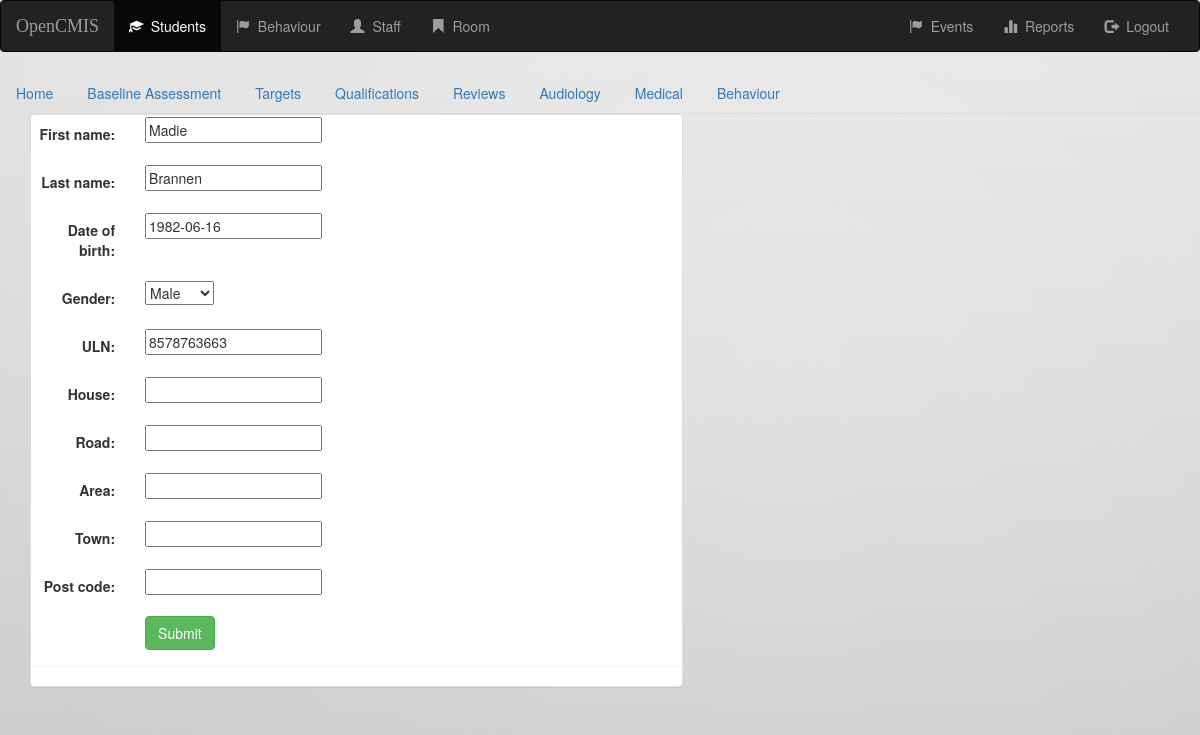
The page /opencmis/student/2/update/ on the database its author committed.
### opencmis/models.py (models this page shows, shortened)
class Student(models.Model):
    gender_choices = (('M', 'Male'), ('F', 'Female'))
    first_name = models.CharField(max_length=50, blank=False)
    last_name = models.CharField(max_length=30, blank=False)
    gender = models.CharField(max_length=1, choices=gender_choices, default='M')
    date_of_birth = models.DateField(blank=False)
    ULN = models.CharField(max_length=10, blank=True)
    house = models.CharField(max_length=50, blank=True)
    road = models.CharField(max_length=50, blank=True)
    area = models.CharField(max_length=50, blank=True)
    town = models.CharField(max_length=50, blank=True)
    post_code = models.CharField(max_length=12, blank=True)
    photo = models.FileField(blank=True)

### opencmis/views.py (the view)
# urls.py: url(r'student/(?P<pk>[0-9]+)/update/$', views.StudentUpdate.as_view(), name='student-update'),
class StudentUpdate(UpdateView):
    model = Student
    fields = ['first_name', 'last_name', 'date_of_birth', 'gender', 'ULN',
              'house','road', 'area', 'town', 'post_code']

### opencmis/templates/opencmis/student_form.html (shortened to what this page needs)
{% extends 'opencmis/base.html' %}
{% block body %}
<div class="container-fluid">
    <div class="row">
        <div class="col-sm-12 col-md-7">
            <div class="panel panel-default">
                <div class="panel body">
                    <form class="form-horizontal" action="" method="post" enctype="multipart/form-data">
                        {% include 'opencmis/form-template.html' %}
                        <div class="form-group">
                            <div class="col-sm-offset-2 col-sm-10">
                                <button type="submit" class="btn btn-success">Submit</button>
                            </div>
                        </div>
                    </form>
                </div>
            </div>
        </div>
    </div>
</div>
{% endblock %}

### opencmis/templates/opencmis/form-template.html (shortened to what this page needs)
{% for field in form %}
    <div class="form-group">
        <div class="col-sm-offset-2 col-sm-10">
        </div>
        <label class="control-label col-sm-2">{{ field.label_tag }}</label>
        <div class="col-sm-10">{{ field }}</div>
    </div>
{% endfor %}

### static/opencmis/style.css (style rules this page uses)
body { background: white url("images/website-background.jpg") }

### rows shown on the page
Student: form "Madie" "Brannen" "1982-06-16" "Male" "8578763663"

### other values the page prints
{{ field.label_tag }} "First name:" "Last name:" "Date of birth:" "Gender:" "ULN:" "House:" "Road:" "Area:" "Town:" "Post code:"
